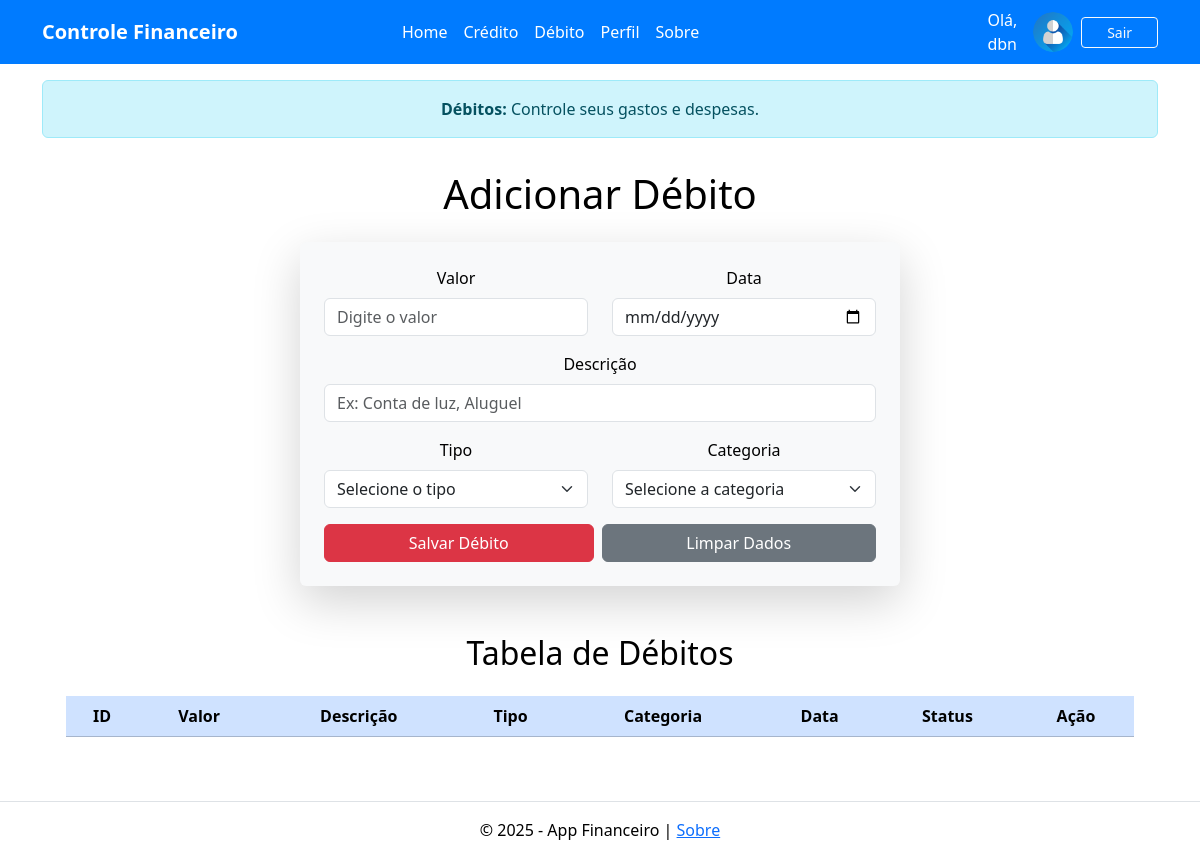
Page /debito (signed in) on the earlier database version.
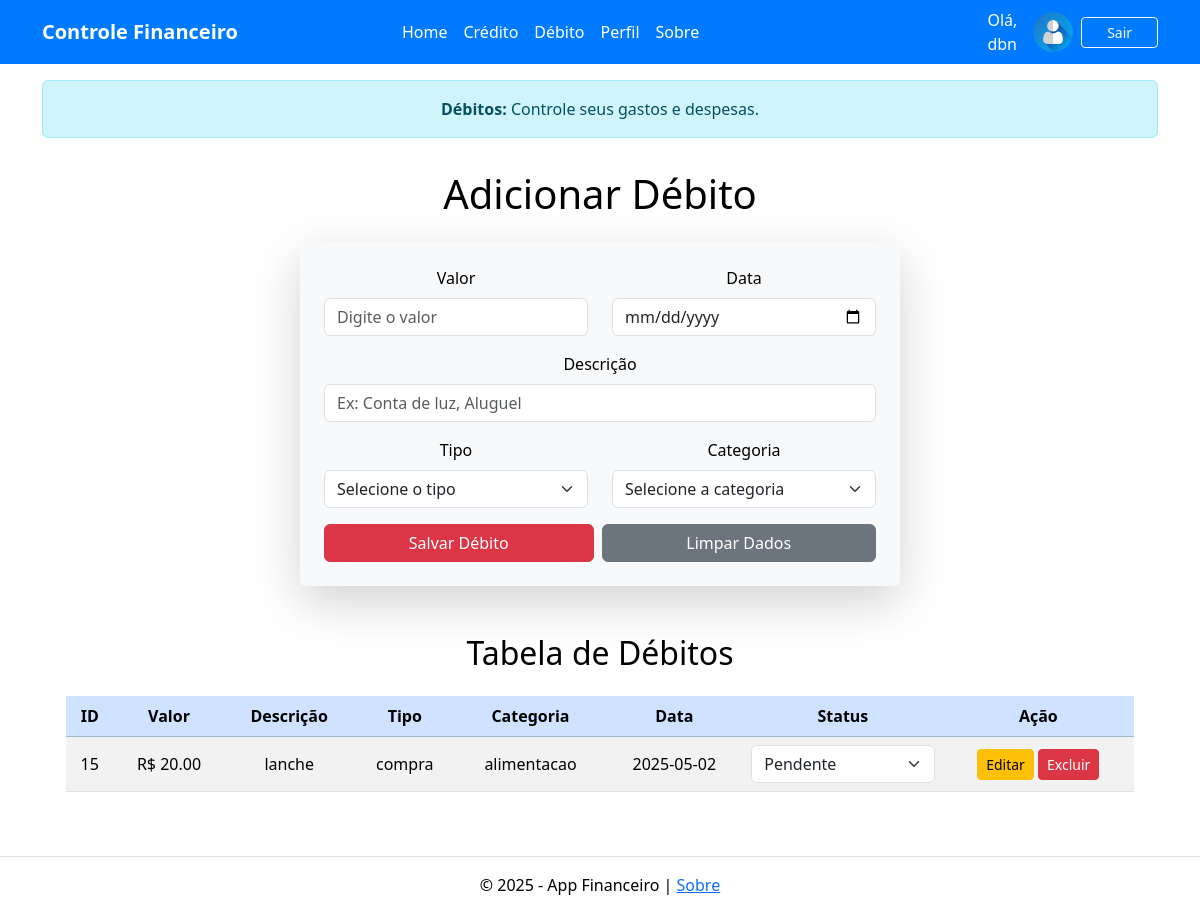
Same page on the later database version.
### tables this page shows
CREATE TABLE debitos (
            id INTEGER PRIMARY KEY AUTOINCREMENT,
            valor REAL NOT NULL,
            descricao TEXT NOT NULL,
            tipo TEXT NOT NULL,
            categoria TEXT NOT NULL,
            data TEXT NOT NULL,
            status TEXT NOT NULL DEFAULT 'pendente',
            data_agendada TEXT
        , usuario_id TEXT);

### app.py (the view, shortened to what this page needs)
@app.route("/debito", methods=["GET", "POST"])
def debito():
    if 'usuario' not in session:
        return redirect(url_for('login'))
    usuario_id = session['usuario']['id']
    query_debitos = "SELECT * FROM debitos WHERE usuario_id = ?"
    debitos = executar_consulta(query_debitos, (usuario_id,), fetchall=True)
    return render_template("debito.html", debitos=debitos)

### utils.py (called while the page is built)
def executar_consulta(query, parametros=(), fetchone=False, fetchall=False, commit=False):
    conexao = sqlite3.connect('financeiro.db')
    cursor = conexao.cursor()
    cursor.execute(query, parametros)
    resultado = None
    if fetchone:
        resultado = cursor.fetchone()
    elif fetchall:
        resultado = cursor.fetchall()
    if commit:
        conexao.commit()
    conexao.close()
    return resultado

### templates/debito.html (shortened to what the changed rows need)
{% extends 'base.html' %}
{% block content %}
    <div class="container mt-3">
        <h1 class="mb-4 text-center">Adicionar Débito</h1>
        <div class="container mt-5">
            <h2 class="text-center mb-4">Tabela de Débitos</h2>
            <table class="table table-striped tabel-bordered text-center align-middle">
                <thead class="table-primary">
                <tr>
                    <th>ID</th>
                    <th>Valor</th>
                    <th>Descrição</th>
                    <th>Tipo</th>
                    <th>Categoria</th>
                    <th>Data</th>
                    <th>Status</th>
                    <th>Ação</th>
                </tr>
                </thead>
                <tbody>
                    {% for debito in debitos %}
                    <tr>
                        <td>{{ debito[0] }}</td>
                        <td>R$ {{ "%.2f"|format(debito[1]) }}</td>
                        <td>{{ debito[2] }}</td>
                        <td>{{ debito[3] }}</td>
                        <td>{{ debito[4] }}</td>
                        <td>{{ debito[5] }}</td>
                        <td>
                            <form method="POST" action="{{ url_for('atualizar_status_debito', id=debito[0]) }}">
                                <select name="status" class="form-select" onchange="this.form.submit()">
                                    <option value="Pendente" {% if debito[6] == 'Pendente' %}selected{% endif %}>Pendente</option>
                                </select>
                            </form>
                        </td>
                        <td>
                            <a href="{{ url_for('editar_debito', id=debito[0]) }}" class="btn btn-warning btn-sm">Editar</a>
                            <button class="btn btn-danger btn-sm" data-bs-toggle="modal" data-bs-target="#confirmarExclusao{{ debito[0] }}">
                                Excluir
                            </button>
                        </td>
                    </tr>
                    {% endfor %}
                </tbody>
            </table>
        </div>
    </div>
{% endblock %}

Differences in the rows shown:
added debitos: id "15", valor "20.00", descricao "lanche", tipo "compra", categoria "alimentacao", data "2025-05-02"
